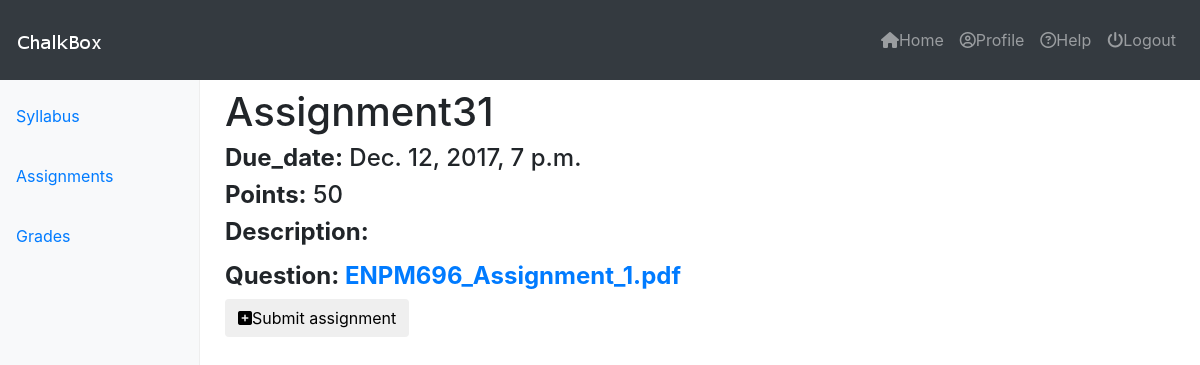
Before: /courses/3/assignments/8/ with the older database file.
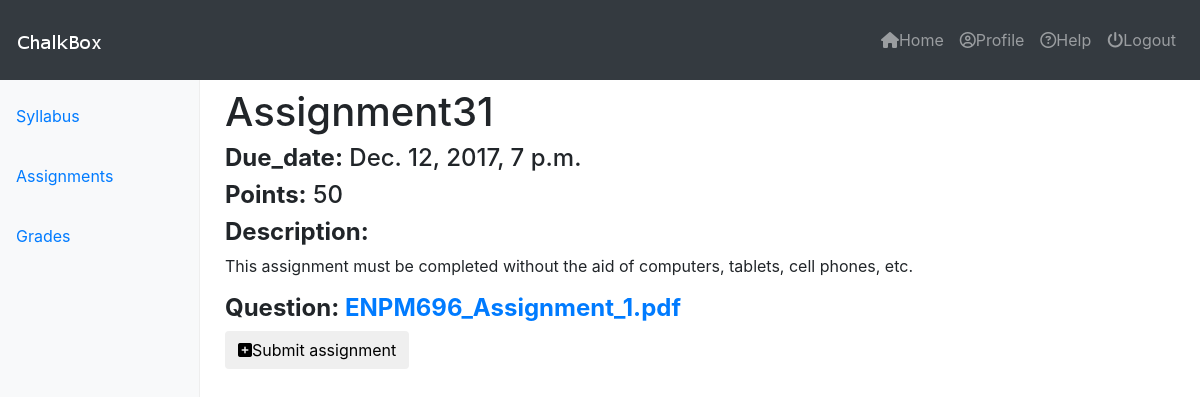
After: the same page with the newer database file.
### assignments/models.py (models this page shows, shortened)
class Assignment(models.Model):
	course = models.ForeignKey(Course)
	title = models.CharField(max_length=120, unique=True)
	due_date = models.DateTimeField()
	total_points	= models.IntegerField()
	description = models.TextField(blank=True)
	updated     = models.DateTimeField(auto_now=True)
	timestamp   = models.DateTimeField(auto_now_add=True)
	question	= models.FileField(null=True, blank=True)
	publish		= models.BooleanField(default=False)

### assignments/views.py (the view)
# urls.py: url(r'^(?P<aid>\d+)/$', assignment_detail, name="assignment_detail"),
def assignment_detail(request, cid=None, aid=None):
	instance = get_object_or_404(Assignment, id=aid)
	context = {
		"instance": instance,
		"id": cid,
	}
	return render(request, "assignment/assignment_detail.html", context)

### templates/assignment/assignment_detail.html (shortened to what this page needs)
{% extends "base_navbar.html" %}
{% block content %}
<div class="container-fluid">
   {% include "side_bar.html" with cid=id %}
	<main role="main" class="col-sm-9 ml-sm-auto col-md-10 pt-2">
		<div class="content">
			<h1>{{instance.title}}</h1>
			<h4><b>Due_date:</b> {{instance.due_date}}</h4>
			<h4><b>Points:</b> {{instance.total_points}}</h4>
			<h4><b>Description:</b></h4>
			<p>{{instance.description}}</p>
			<h4><b>Question:
			 {% if instance.question %}
				<a href='{{ instance.question.url }}'>{{ instance.question }}</a>
			{% endif %}
			</b></h4>
			{% if request.user.is_staff == False %}
				<a href="{% url 'courses:submissions:submit_assignment' cid=id aid=instance.id %}"><button type="button" class="btn btn-default"><i class="fa fa-plus-square" aria-hidden="true"></i>Submit assignment</button></a>
			{% endif %}
		</div>
	</main>
</div>
{% endblock %}

Changed rows visible on the page:
changed Assignment "Assignment31": description (not shown) → "This assignment must be completed without the aid of computers, tablets, cell phones, etc."
